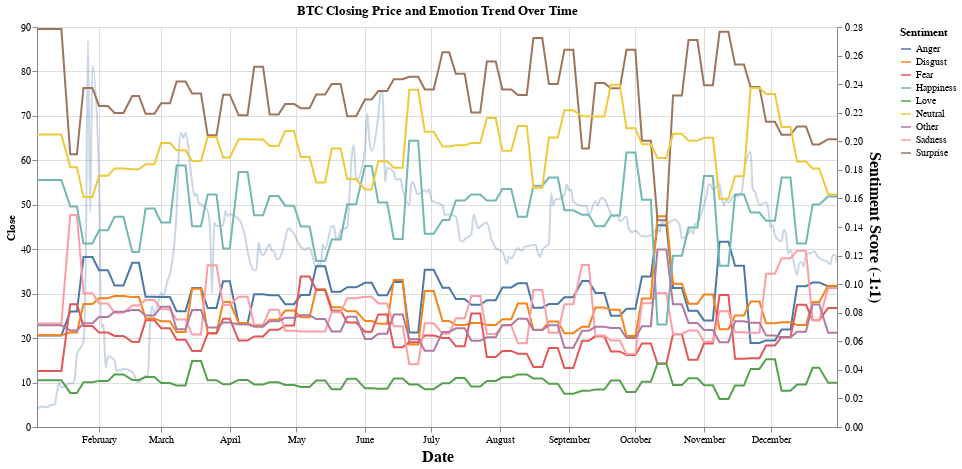

Here is the notebook cell this chart was saved with:
### Code cell
# Source for Layered Chart: https://altair-viz.github.io/gallery/layered_chart_with_dual_axis.html
base = alt.Chart(sentiment_melt).encode(
    x=alt.X('Date:T', axis=alt.Axis(titleFontSize=16)),
    tooltip=['Date:T', 'Close:Q','compound:Q']
).properties(
    width=800,
    height=400,
    title="BTC Closing Price and Emotion Trend Over Time"
).interactive()

line1 = base.mark_line().encode(
    y=alt.Y('sentiment_score:Q', axis=alt.Axis(titleFontSize=16)).title("Sentiment Score (-1:1)"),
    color='Sentiment:N'
)

line2 = base.mark_line(opacity=0.3, interpolate='monotone').encode(
    y='Close:Q'
)

alt.layer(line2, line1).resolve_scale(
    y='independent'
)

### Figure 1 — Vega-Lite specification as saved in the notebook (floating-point values rounded to 4 significant figures; data arrays with more than 128 entries replaced by an {"elided": "..."} marker saying what was removed)
{"config": {"view": {"continuousWidth": 300, "continuousHeight": 300}}, "layer": [{"mark": {"type": "line", "interpolate": "monotone", "opacity": 0.3}, "encoding": {"tooltip": [{"field": "Date", "type": "temporal"}, {"field": "Close", "type": "quantitative"}, {"field": "compound", "type": "quantitative"}], "x": {"axis": {"titleFontSize": 16}, "field": "Date", "type": "temporal"}, "y": {"field": "Close", "type": "quantitative"}}, "name": "view_3", "title": "BTC Closing Price and Emotion Trend Over Time"}, {"mark": {"type": "line"}, "encoding": {"color": {"field": "Sentiment", "type": "nominal"}, "tooltip": [{"field": "Date", "type": "temporal"}, {"field": "Close", "type": "quantitative"}, {"field": "compound", "type": "quantitative"}], "x": {"axis": {"titleFontSize": 16}, "field": "Date", "type": "temporal"}, "y": {"axis": {"titleFontSize": 16}, "field": "sentiment_score", "title": "Sentiment Score (-1:1)", "type": "quantitative"}}, "title": "BTC Closing Price and Emotion Trend Over Time"}], "data": {"name": "data-a264dcfe39c960fea1b11703354935fd"}, "height": 400, "params": [{"name": "param_7", "select": {"type": "interval", "encodings": ["x", "y"]}, "bind": "scales", "views": ["view_3"]}], "resolve": {"scale": {"y": "independent"}}, "width": 800, "$schema": "https://vega.github.io/schema/vega-lite/v5.14.1.json", "datasets": {"data-a264dcfe39c960fea1b11703354935fd": {"elided": "2268 records"}}}
